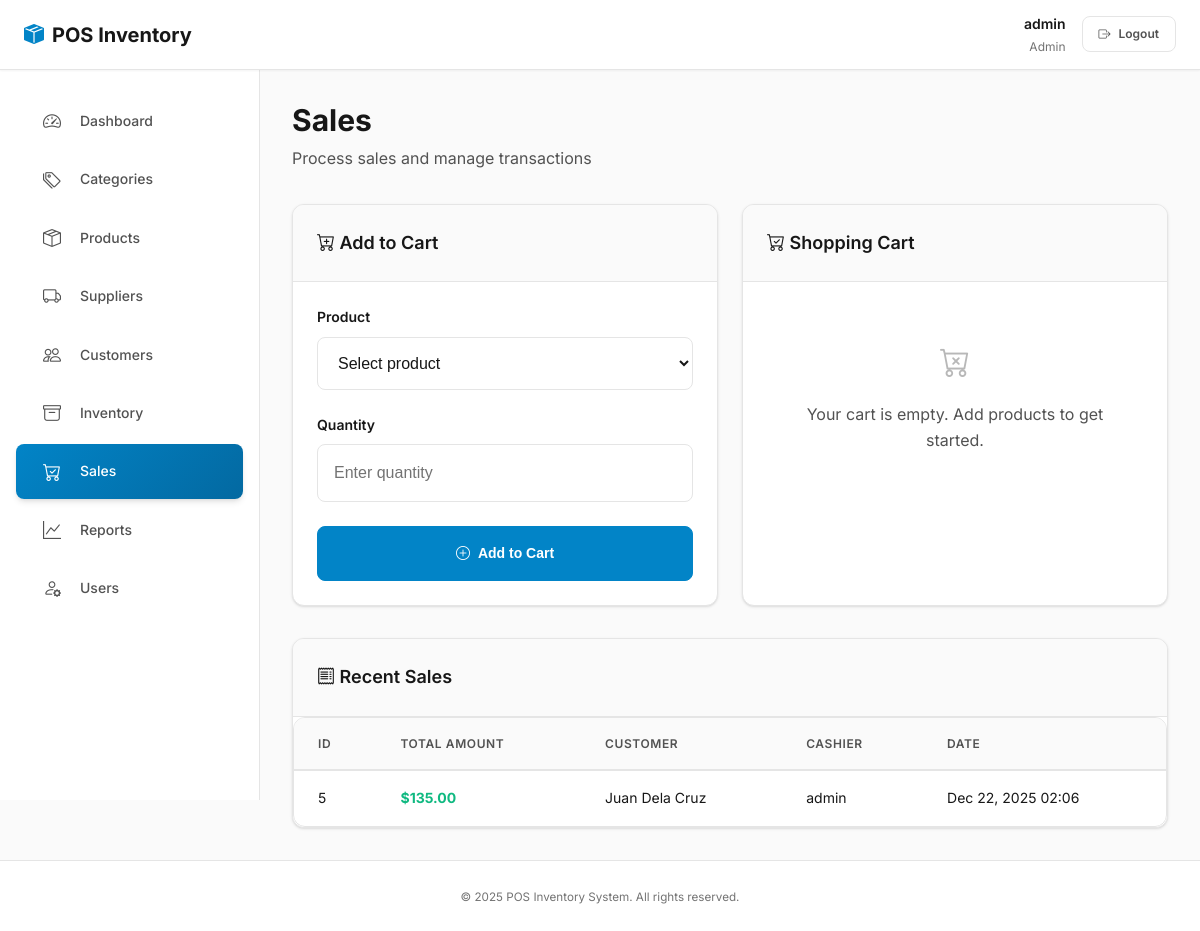
The page /index.php?page=sales (signed in) on the database its author committed.
### tables this page shows
CREATE TABLE `sales` (
  `sale_id` int(11) NOT NULL,
  `user_id` int(11) NOT NULL,
  `customer_id` int(11) DEFAULT NULL,
  `total_amount` decimal(10,2) NOT NULL,
  `sale_date` timestamp NOT NULL DEFAULT current_timestamp()
);

CREATE TABLE `customers` (
  `customer_id` int(11) NOT NULL,
  `customer_name` varchar(150) DEFAULT NULL,
  `contact_number` varchar(20) DEFAULT NULL,
  `created_at` timestamp NOT NULL DEFAULT current_timestamp()
);

CREATE TABLE `users` (
  `user_id` int(11) NOT NULL,
  `username` varchar(50) NOT NULL,
  `password` varchar(255) NOT NULL,
  `role` enum('admin','cashier') NOT NULL,
  `created_at` timestamp NOT NULL DEFAULT current_timestamp()
);

### functions.php (called while the page is built, shortened)
<?php
function sanitize($value)
{
    return htmlspecialchars(trim((string)$value), ENT_QUOTES, 'UTF-8');
}

### modules/sales.php (the view, shortened to what this page needs)
<?php
$recentSales = $conn->query('
    SELECT s.sale_id, s.total_amount, s.sale_date, c.customer_name, u.username
    FROM sales s
    LEFT JOIN customers c ON c.customer_id = s.customer_id
    JOIN users u ON u.user_id = s.user_id
    ORDER BY s.sale_id DESC
    LIMIT 10
')->fetch_all(MYSQLI_ASSOC);
?>
<main>
    <div class="page-header">
        <h1 class="page-title">Sales</h1>
        <p class="page-subtitle">Process sales and manage transactions</p>
    </div>
    <div style="display: grid; grid-template-columns: repeat(auto-fit, minmax(400px, 1fr)); gap: var(--spacing-lg); margin-bottom: var(--spacing-xl);">
        <div class="card">
            <div class="card-header">
                <i class="bi bi-cart-plus"></i> Add to Cart
            </div>
            <div class="card-body">
                <form method="post">
                    <div class="form-group">
                        <label class="form-label">Product</label>
                        <select class="form-select" name="product_id" required>
                            <option value="">Select product</option>
                        </select>
                    </div>
                    <div class="form-group">
                        <label class="form-label">Quantity</label>
                        <input class="form-control" type="number" name="quantity" min="1" required placeholder="Enter quantity">
                    </div>
                    <button class="btn btn-primary w-100" type="submit">
                        <i class="bi bi-plus-circle"></i> Add to Cart
                    </button>
                </form>
            </div>
        </div>
        <div class="card">
            <div class="card-header">
                <i class="bi bi-cart-check"></i> Shopping Cart
            </div>
            <div class="card-body">
                <?php if (empty($_SESSION['cart'])): ?>
                    <div class="text-center text-muted" style="padding: var(--spacing-xl);">
                        <i class="bi bi-cart-x" style="font-size: var(--font-size-3xl); display: block; margin-bottom: var(--spacing-md); opacity: 0.5;"></i>
                        <p>Your cart is empty. Add products to get started.</p>
                    </div>
                <?php endif; ?>
            </div>
        </div>
    </div>
    <div class="card">
        <div class="card-header">
            <i class="bi bi-receipt"></i> Recent Sales
        </div>
        <div class="card-body" style="padding: 0;">
            <div class="table-container">
                <table class="table table-hover align-middle">
                    <thead>
                        <tr>
                            <th>ID</th>
                            <th>Total Amount</th>
                            <th>Customer</th>
                            <th>Cashier</th>
                            <th>Date</th>
                        </tr>
                    </thead>
                    <tbody>
                        <?php if (empty($recentSales)): ?>
                            <tr>
                                <td colspan="5" class="text-center text-muted" style="padding: var(--spacing-2xl);">
                                    <i class="bi bi-inbox" style="font-size: var(--font-size-3xl); display: block; margin-bottom: var(--spacing-md); opacity: 0.5;"></i>
                                    No sales recorded yet.
                                </td>
                            </tr>
                        <?php else: ?>
                            <?php foreach ($recentSales as $s): ?>
                                <tr>
                                    <td><?php echo $s['sale_id']; ?></td>
                                    <td><strong style="color: var(--success);">$<?php echo number_format($s['total_amount'], 2); ?></strong></td>
                                    <td><?php echo sanitize($s['customer_name'] ?? 'Walk-in'); ?></td>
                                    <td><?php echo sanitize($s['username']); ?></td>
                                    <td><?php echo date('M d, Y H:i', strtotime($s['sale_date'])); ?></td>
                                </tr>
                            <?php endforeach; ?>
                        <?php endif; ?>
                    </tbody>
                </table>
            </div>
        </div>
    </div>
</main>

### rows shown on the page
sales: sale_id "5", total_amount "135.00", customer.customer_name "Juan Dela Cruz", user.username "admin", sale_date "Dec 22, 2025 02:06"

### other values the page prints
current_user()['username'] "admin"
current_user()['role'] "Admin"
$meta['label'] "Dashboard"
$meta['label'] "Categories"
$meta['label'] "Products"
$meta['label'] "Suppliers"
$meta['label'] "Customers"
$meta['label'] "Inventory"
$meta['label'] "Sales"
$meta['label'] "Reports"
$meta['label'] "Users"
